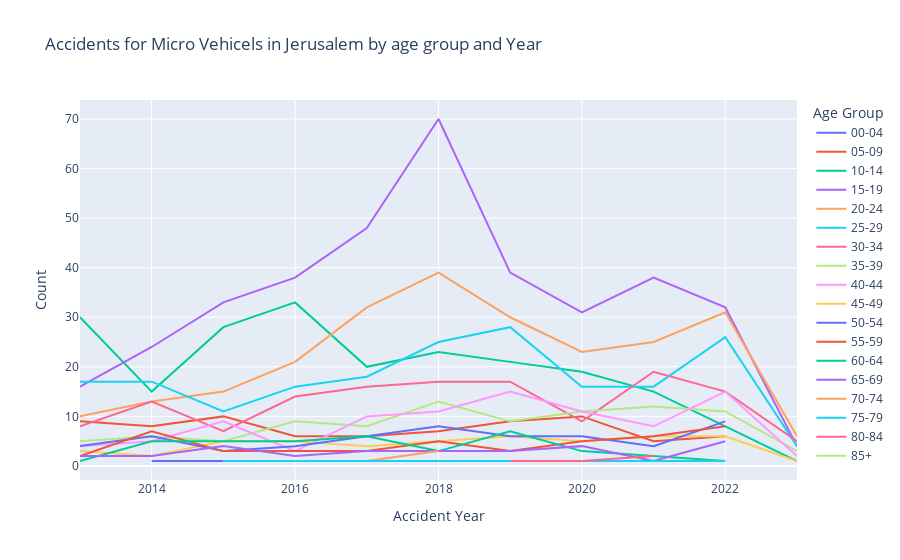

Here is the notebook cell this chart was saved with:
### Code cell
imh_jer_gb_age_year = imh_jer[(imh_jer.age_group != 99) & (imh_jer.involve_vehicle_type.isin(micro_vehicle))].copy()


# imh_mv_sc_gb = imh_mv_sc.groupby(['accident_year', 'involve_yishuv_name']).size().reset_index(name='count')
# imh_mv_sc_pv = imh_mv_sc_gb.pivot(index='accident_year', columns='involve_yishuv_name', values='count').reset_index()
# imh_mv_sc_long = imh_mv_sc_pv.melt(id_vars='accident_year', var_name='involve_yishuv_name', value_name='count')

imh_jer_gb_age_year = imh_jer_gb_age_year.groupby(['accident_year', 'age_group_hebrew']).size().reset_index(name='count')
imh_jer_pv = imh_jer_gb_age_year.pivot(index='accident_year', columns='age_group_hebrew', values='count').reset_index()
imh_jer_long = imh_jer_pv.melt(id_vars='accident_year', var_name='age_group_hebrew', value_name='count')
fig = px.line(
    imh_jer_long,
    x='accident_year',
    y='count',
    color='age_group_hebrew',  # Differentiates the bars by vehicle type
    title='Accidents for Micro Vehicels in Jerusalem by age group and Year',
    labels={'count': 'Count', 'accident_year': 'Accident Year', 'age_group_hebrew': 'Age group'}
)

# Update the layout if you need to customize the appearance
fig.update_layout(
    xaxis_title='Accident Year',
    yaxis_title='Count',
    legend_title='Age Group',
    xaxis={'categoryorder':'total descending'}
)

# Show the plot
fig.show()

### Figure 1 — Plotly figure (JSON) as saved in the notebook; plotly's stock layout.template omitted (floating-point values rounded to 4 significant figures)
{"data": [{"hovertemplate": "Age group=00-04<br>Accident Year=%{x}<br>Count=%{y}<extra></extra>", "legendgroup": "00-04", "line": {"color": "#636efa", "dash": "solid"}, "marker": {"symbol": "circle"}, "mode": "lines", "name": "00-04", "orientation": "v", "showlegend": true, "type": "scatter", "x": [2013, 2014, 2015, 2016, 2017, 2018, 2019, 2020, 2021, 2022, 2023], "xaxis": "x", "y": [null, 1, 1, null, null, 1, null, null, null, null, 1], "yaxis": "y"}, {"hovertemplate": "Age group=05-09<br>Accident Year=%{x}<br>Count=%{y}<extra></extra>", "legendgroup": "05-09", "line": {"color": "#EF553B", "dash": "solid"}, "marker": {"symbol": "circle"}, "mode": "lines", "name": "05-09", "orientation": "v", "showlegend": true, "type": "scatter", "x": [2013, 2014, 2015, 2016, 2017, 2018, 2019, 2020, 2021, 2022, 2023], "xaxis": "x", "y": [9, 8, 10, 6, 6, 7, 9, 10, 5, 6, null], "yaxis": "y"}, {"hovertemplate": "Age group=10-14<br>Accident Year=%{x}<br>Count=%{y}<extra></extra>", "legendgroup": "10-14", "line": {"color": "#00cc96", "dash": "solid"}, "marker": {"symbol": "circle"}, "mode": "lines", "name": "10-14", "orientation": "v", "showlegend": true, "type": "scatter", "x": [2013, 2014, 2015, 2016, 2017, 2018, 2019, 2020, 2021, 2022, 2023], "xaxis": "x", "y": [30, 15, 28, 33, 20, 23, 21, 19, 15, 8, 1], "yaxis": "y"}, {"hovertemplate": "Age group=15-19<br>Accident Year=%{x}<br>Count=%{y}<extra></extra>", "legendgroup": "15-19", "line": {"color": "#ab63fa", "dash": "solid"}, "marker": {"symbol": "circle"}, "mode": "lines", "name": "15-19", "orientation": "v", "showlegend": true, "type": "scatter", "x": [2013, 2014, 2015, 2016, 2017, 2018, 2019, 2020, 2021, 2022, 2023], "xaxis": "x", "y": [16, 24, 33, 38, 48, 70, 39, 31, 38, 32, 4], "yaxis": "y"}, {"hovertemplate": "Age group=20-24<br>Accident Year=%{x}<br>Count=%{y}<extra></extra>", "legendgroup": "20-24", "line": {"color": "#FFA15A", "dash": "solid"}, "marker": {"symbol": "circle"}, "mode": "lines", "name": "20-24", "orientation": "v", "showlegend": true, "type": "scatter", "x": [2013, 2014, 2015, 2016, 2017, 2018, 2019, 2020, 2021, 2022, 2023], "xaxis": "x", "y": [10, 13, 15, 21, 32, 39, 30, 23, 25, 31, 6], "yaxis": "y"}, {"hovertemplate": "Age group=25-29<br>Accident Year=%{x}<br>Count=%{y}<extra></extra>", "legendgroup": "25-29", "line": {"color": "#19d3f3", "dash": "solid"}, "marker": {"symbol": "circle"}, "mode": "lines", "name": "25-29", "orientation": "v", "showlegend": true, "type": "scatter", "x": [2013, 2014, 2015, 2016, 2017, 2018, 2019, 2020, 2021, 2022, 2023], "xaxis": "x", "y": [17, 17, 11, 16, 18, 25, 28, 16, 16, 26, 4], "yaxis": "y"}, {"hovertemplate": "Age group=30-34<br>Accident Year=%{x}<br>Count=%{y}<extra></extra>", "legendgroup": "30-34", "line": {"color": "#FF6692", "dash": "solid"}, "marker": {"symbol": "circle"}, "mode": "lines", "name": "30-34", "orientation": "v", "showlegend": true, "type": "scatter", "x": [2013, 2014, 2015, 2016, 2017, 2018, 2019, 2020, 2021, 2022, 2023], "xaxis": "x", "y": [8, 13, 7, 14, 16, 17, 17, 9, 19, 15, 5], "yaxis": "y"}, {"hovertemplate": "Age group=35-39<br>Accident Year=%{x}<br>Count=%{y}<extra></extra>", "legendgroup": "35-39", "line": {"color": "#B6E880", "dash": "solid"}, "marker": {"symbol": "circle"}, "mode": "lines", "name": "35-39", "orientation": "v", "showlegend": true, "type": "scatter", "x": [2013, 2014, 2015, 2016, 2017, 2018, 2019, 2020, 2021, 2022, 2023], "xaxis": "x", "y": [5, 6, 5, 9, 8, 13, 9, 11, 12, 11, 3], "yaxis": "y"}, {"hovertemplate": "Age group=40-44<br>Accident Year=%{x}<br>Count=%{y}<extra></extra>", "legendgroup": "40-44", "line": {"color": "#FF97FF", "dash": "solid"}, "marker": {"symbol": "circle"}, "mode": "lines", "name": "40-44", "orientation": "v", "showlegend": true, "type": "scatter", "x": [2013, 2014, 2015, 2016, 2017, 2018, 2019, 2020, 2021, 2022, 2023], "xaxis": "x", "y": [4, 5, 9, 3, 10, 11, 15, 11, 8, 15, 2], "yaxis": "y"}, {"hovertemplate": "Age group=45-49<br>Accident Year=%{x}<br>Count=%{y}<extra></extra>", "legendgroup": "45-49", "line": {"color": "#FECB52", "dash": "solid"}, "marker": {"symbol": "circle"}, "mode": "lines", "name": "45-49", "orientation": "v", "showlegend": true, "type": "scatter", "x": [2013, 2014, 2015, 2016, 2017, 2018, 2019, 2020, 2021, 2022, 2023], "xaxis": "x", "y": [3, 2, 5, 5, 4, 5, 6, 5, 6, 6, 1], "yaxis": "y"}, {"hovertemplate": "Age group=50-54<br>Accident Year=%{x}<br>Count=%{y}<extra></extra>", "legendgroup": "50-54", "line": {"color": "#636efa", "dash": "solid"}, "marker": {"symbol": "circle"}, "mode": "lines", "name": "50-54", "orientation": "v", "showlegend": true, "type": "scatter", "x": [2013, 2014, 2015, 2016, 2017, 2018, 2019, 2020, 2021, 2022, 2023], "xaxis": "x", "y": [4, 6, 3, 4, 6, 8, 6, 6, 4, 9, null], "yaxis": "y"}, {"hovertemplate": "Age group=55-59<br>Accident Year=%{x}<br>Count=%{y}<extra></extra>", "legendgroup": "55-59", "line": {"color": "#EF553B", "dash": "solid"}, "marker": {"symbol": "circle"}, "mode": "lines", "name": "55-59", "orientation": "v", "showlegend": true, "type": "scatter", "x": [2013, 2014, 2015, 2016, 2017, 2018, 2019, 2020, 2021, 2022, 2023], "xaxis": "x", "y": [2, 7, 3, 3, 3, 5, 3, 5, 6, 8, null], "yaxis": "y"}, {"hovertemplate": "Age group=60-64<br>Accident Year=%{x}<br>Count=%{y}<extra></extra>", "legendgroup": "60-64", "line": {"color": "#00cc96", "dash": "solid"}, "marker": {"symbol": "circle"}, "mode": "lines", "name": "60-64", "orientation": "v", "showlegend": true, "type": "scatter", "x": [2013, 2014, 2015, 2016, 2017, 2018, 2019, 2020, 2021, 2022, 2023], "xaxis": "x", "y": [1, 5, 5, 5, 6, 3, 7, 3, 2, 1, null], "yaxis": "y"}, {"hovertemplate": "Age group=65-69<br>Accident Year=%{x}<br>Count=%{y}<extra></extra>", "legendgroup": "65-69", "line": {"color": "#ab63fa", "dash": "solid"}, "marker": {"symbol": "circle"}, "mode": "lines", "name": "65-69", "orientation": "v", "showlegend": true, "type": "scatter", "x": [2013, 2014, 2015, 2016, 2017, 2018, 2019, 2020, 2021, 2022, 2023], "xaxis": "x", "y": [2, 2, 4, 2, 3, 3, 3, 4, 1, 5, null], "yaxis": "y"}, {"hovertemplate": "Age group=70-74<br>Accident Year=%{x}<br>Count=%{y}<extra></extra>", "legendgroup": "70-74", "line": {"color": "#FFA15A", "dash": "solid"}, "marker": {"symbol": "circle"}, "mode": "lines", "name": "70-74", "orientation": "v", "showlegend": true, "type": "scatter", "x": [2013, 2014, 2015, 2016, 2017, 2018, 2019, 2020, 2021, 2022, 2023], "xaxis": "x", "y": [1, null, 1, null, 1, 3, null, null, 1, null, null], "yaxis": "y"}, {"hovertemplate": "Age group=75-79<br>Accident Year=%{x}<br>Count=%{y}<extra></extra>", "legendgroup": "75-79", "line": {"color": "#19d3f3", "dash": "solid"}, "marker": {"symbol": "circle"}, "mode": "lines", "name": "75-79", "orientation": "v", "showlegend": true, "type": "scatter", "x": [2013, 2014, 2015, 2016, 2017, 2018, 2019, 2020, 2021, 2022, 2023], "xaxis": "x", "y": [2, null, 1, 1, 1, 1, 1, 1, 1, 1, null], "yaxis": "y"}, {"hovertemplate": "Age group=80-84<br>Accident Year=%{x}<br>Count=%{y}<extra></extra>", "legendgroup": "80-84", "line": {"color": "#FF6692", "dash": "solid"}, "marker": {"symbol": "circle"}, "mode": "lines", "name": "80-84", "orientation": "v", "showlegend": true, "type": "scatter", "x": [2013, 2014, 2015, 2016, 2017, 2018, 2019, 2020, 2021, 2022, 2023], "xaxis": "x", "y": [null, null, null, null, 1, null, 1, 1, 2, null, null], "yaxis": "y"}, {"hovertemplate": "Age group=85+<br>Accident Year=%{x}<br>Count=%{y}<extra></extra>", "legendgroup": "85+", "line": {"color": "#B6E880", "dash": "solid"}, "marker": {"symbol": "circle"}, "mode": "lines", "name": "85+", "orientation": "v", "showlegend": true, "type": "scatter", "x": [2013, 2014, 2015, 2016, 2017, 2018, 2019, 2020, 2021, 2022, 2023], "xaxis": "x", "y": [null, null, 1, null, null, null, null, null, null, 1, null], "yaxis": "y"}], "layout": {"legend": {"title": {"text": "Age Group"}, "tracegroupgap": 0}, "title": {"text": "Accidents for Micro Vehicels in Jerusalem by age group and Year"}, "xaxis": {"anchor": "y", "categoryorder": "total descending", "domain": [0, 1], "title": {"text": "Accident Year"}}, "yaxis": {"anchor": "x", "domain": [0, 1], "title": {"text": "Count"}}}}
